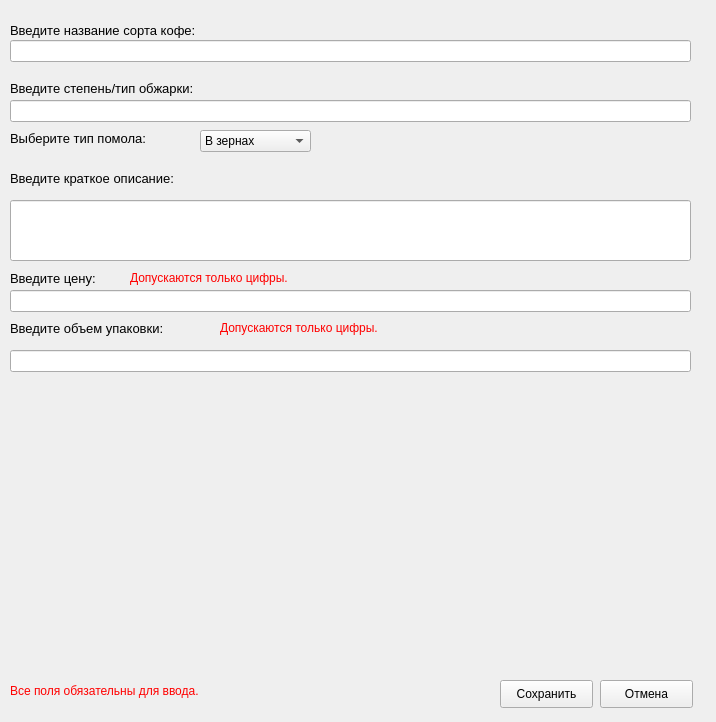
<?xml version="1.0" encoding="UTF-8"?>
<ui version="4.0">
 <class>Form</class>
 <widget class="QWidget" name="Form">
  <property name="geometry">
   <rect>
    <x>0</x>
    <y>0</y>
    <width>716</width>
    <height>722</height>
   </rect>
  </property>
  <property name="windowTitle">
   <string>сорт кофе</string>
  </property>
  <widget class="QLabel" name="label">
   <property name="geometry">
    <rect>
     <x>10</x>
     <y>20</y>
     <width>401</width>
     <height>21</height>
    </rect>
   </property>
   <property name="font">
    <font>
     <pointsize>10</pointsize>
    </font>
   </property>
   <property name="text">
    <string>Введите название сорта кофе:</string>
   </property>
  </widget>
  <widget class="QLineEdit" name="le_name">
   <property name="geometry">
    <rect>
     <x>10</x>
     <y>40</y>
     <width>681</width>
     <height>22</height>
    </rect>
   </property>
  </widget>
  <widget class="QLabel" name="label_2">
   <property name="geometry">
    <rect>
     <x>10</x>
     <y>80</y>
     <width>391</width>
     <height>16</height>
    </rect>
   </property>
   <property name="font">
    <font>
     <pointsize>10</pointsize>
    </font>
   </property>
   <property name="text">
    <string>Введите степень/тип обжарки:</string>
   </property>
  </widget>
  <widget class="QLineEdit" name="le_type">
   <property name="geometry">
    <rect>
     <x>10</x>
     <y>100</y>
     <width>681</width>
     <height>22</height>
    </rect>
   </property>
  </widget>
  <widget class="QLabel" name="label_3">
   <property name="geometry">
    <rect>
     <x>10</x>
     <y>130</y>
     <width>371</width>
     <height>16</height>
    </rect>
   </property>
   <property name="font">
    <font>
     <pointsize>10</pointsize>
    </font>
   </property>
   <property name="text">
    <string>Выберите тип помола:</string>
   </property>
  </widget>
  <widget class="QComboBox" name="cb">
   <property name="geometry">
    <rect>
     <x>200</x>
     <y>130</y>
     <width>111</width>
     <height>22</height>
    </rect>
   </property>
   <item>
    <property name="text">
     <string>В зернах</string>
    </property>
   </item>
   <item>
    <property name="text">
     <string>Молотый</string>
    </property>
   </item>
  </widget>
  <widget class="QLabel" name="label_4">
   <property name="geometry">
    <rect>
     <x>10</x>
     <y>170</y>
     <width>371</width>
     <height>16</height>
    </rect>
   </property>
   <property name="font">
    <font>
     <pointsize>10</pointsize>
    </font>
   </property>
   <property name="text">
    <string>Введите краткое описание:</string>
   </property>
  </widget>
  <widget class="QLineEdit" name="le_taste">
   <property name="geometry">
    <rect>
     <x>10</x>
     <y>200</y>
     <width>681</width>
     <height>61</height>
    </rect>
   </property>
  </widget>
  <widget class="QLabel" name="label_5">
   <property name="geometry">
    <rect>
     <x>10</x>
     <y>270</y>
     <width>661</width>
     <height>16</height>
    </rect>
   </property>
   <property name="font">
    <font>
     <pointsize>10</pointsize>
    </font>
   </property>
   <property name="text">
    <string>Введите цену:</string>
   </property>
  </widget>
  <widget class="QLineEdit" name="le_price">
   <property name="geometry">
    <rect>
     <x>10</x>
     <y>290</y>
     <width>681</width>
     <height>22</height>
    </rect>
   </property>
  </widget>
  <widget class="QLabel" name="label_6">
   <property name="geometry">
    <rect>
     <x>10</x>
     <y>320</y>
     <width>681</width>
     <height>16</height>
    </rect>
   </property>
   <property name="font">
    <font>
     <pointsize>10</pointsize>
    </font>
   </property>
   <property name="text">
    <string>Введите объем упаковки:</string>
   </property>
  </widget>
  <widget class="QLineEdit" name="le_package">
   <property name="geometry">
    <rect>
     <x>10</x>
     <y>350</y>
     <width>681</width>
     <height>22</height>
    </rect>
   </property>
  </widget>
  <widget class="QPushButton" name="btn_cancel">
   <property name="geometry">
    <rect>
     <x>600</x>
     <y>680</y>
     <width>93</width>
     <height>28</height>
    </rect>
   </property>
   <property name="text">
    <string>Отмена</string>
   </property>
  </widget>
  <widget class="QPushButton" name="btn_ok">
   <property name="geometry">
    <rect>
     <x>500</x>
     <y>680</y>
     <width>93</width>
     <height>28</height>
    </rect>
   </property>
   <property name="text">
    <string>Сохранить</string>
   </property>
  </widget>
  <widget class="QLabel" name="label_7">
   <property name="geometry">
    <rect>
     <x>10</x>
     <y>680</y>
     <width>481</width>
     <height>21</height>
    </rect>
   </property>
   <property name="styleSheet">
    <string notr="true">color: rgb(255, 0, 0);</string>
   </property>
   <property name="text">
    <string>Все поля обязательны для ввода.</string>
   </property>
  </widget>
  <widget class="QLabel" name="label_8">
   <property name="geometry">
    <rect>
     <x>130</x>
     <y>270</y>
     <width>271</width>
     <height>16</height>
    </rect>
   </property>
   <property name="styleSheet">
    <string notr="true">color: rgb(255, 0, 0)</string>
   </property>
   <property name="text">
    <string>Допускаются только цифры.</string>
   </property>
  </widget>
  <widget class="QLabel" name="label_9">
   <property name="geometry">
    <rect>
     <x>220</x>
     <y>320</y>
     <width>271</width>
     <height>16</height>
    </rect>
   </property>
   <property name="styleSheet">
    <string notr="true">color: rgb(255, 0, 0)</string>
   </property>
   <property name="text">
    <string>Допускаются только цифры.</string>
   </property>
  </widget>
 </widget>
 <resources/>
 <connections/>
</ui>
